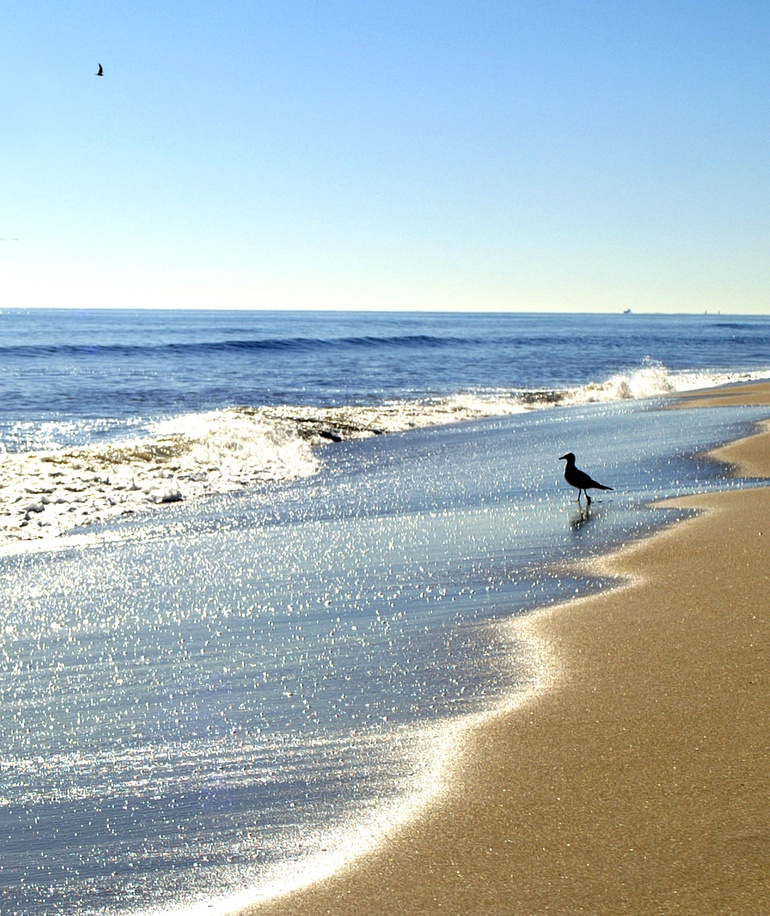
#> input picture week6/sunandsea.jpg, 770 x 916 px, shrunk from 1288 x 1532 before the run, found by its file name
$ python 3.py
#> lines starting #> are read from the running program, lines starting #| are printed output that depends on the picture
# -*- coding: utf-8 -*-
"""
## Section 3
"""

import numpy as np
import matplotlib.pyplot as plt
from skimage import io
from scipy.ndimage import gaussian_filter
from sklearn.decomposition import PCA
from sklearn.feature_extraction.image import extract_patches_2d
from scipy.signal import convolve2d
import math
from sklearn.cluster import KMeans

"""### 3.1"""

image_path = "/content/drive/Othercomputers/Laptop/Documents/KU/SIP/Week 6/Assignment/sunandsea.jpg"
gray_image = io.imread(image_path, as_gray=True)
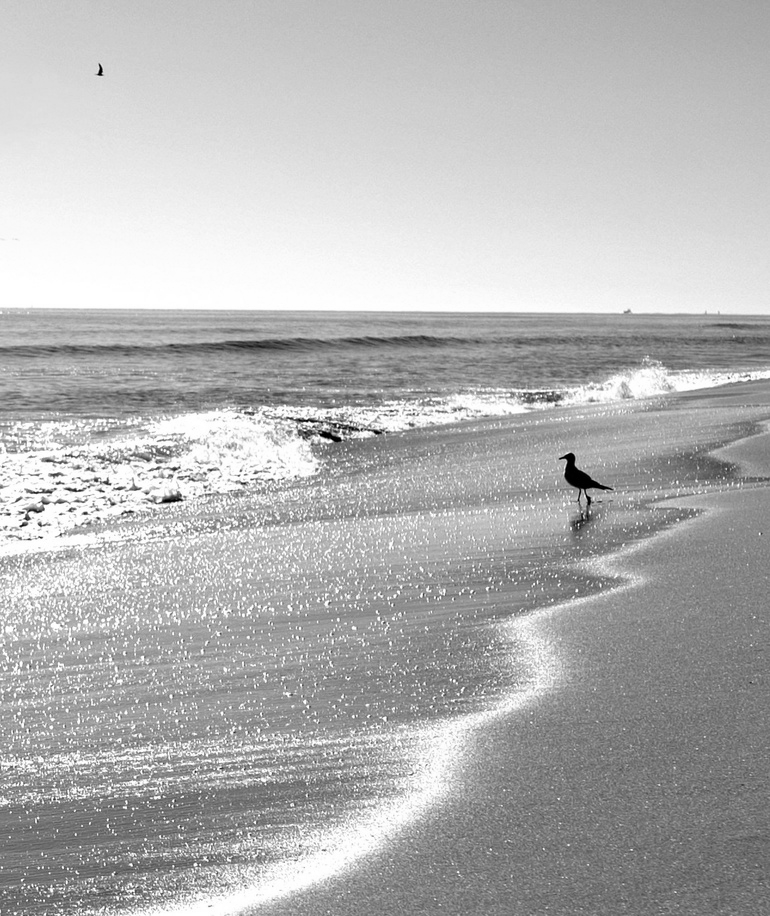
#> gray_image: shape (916, 770) float64; min 0, max 1, mean 0.707

sigma = 5

filter_orders = {
    "G_x": ((1, 0), 0.5),
    "G_y": ((0, 1), 0.5),
    "G_xx": ((2, 0), 1),
    "G_yy": ((0, 2), 1),
    "G_xy": ((1, 1), 1),
    "G_xxx": ((3, 0), 1.5),
    "G_xxy": ((2, 1), 1.5),
    "G_xyy": ((1, 2), 1.5),
    "G_yyy": ((0, 3), 1.5),
}

filter_responses = {name: (sigma ** gamma) * gaussian_filter(gray_image, sigma=sigma, order=order)
                    for name, (order, gamma) in filter_orders.items()}
#> filter_responses = 9 items

def plot_filter_responses(image, filter_responses, sigma):
#> called with sigma = 5
    filter_names = list(filter_responses.keys())
#> filter_names = ['G_x', 'G_y', 'G_xx', 'G_yy', 'G_xy', 'G_xxx', 'G_xxy', 'G_xyy', 'G_yyy']
    num_filters = len(filter_names)
#> num_filters = 9

    num_cols = (num_filters + 1) // 2
#> num_cols = 5
    fig, axes = plt.subplots(2, num_cols, figsize=(16, 10))

    axes = axes.flatten()

    axes[0].imshow(image, cmap="gray")
    axes[0].set_title(f"Original Image (Sigma={sigma})")
    axes[0].axis("off")

    for i, (filter_name, response) in enumerate(filter_responses.items()):
        axes[i + 1].imshow(response, cmap="gray")
        axes[i + 1].set_title(f"{filter_name}, Sigma={sigma}")
        axes[i + 1].axis("off")
#> this loop made 9 passes

    for j in range(i + 2, len(axes)):
        axes[j].axis("off")
#> this loop made 0 passes

    plt.suptitle("Scale-Normalized N-Jet Filter Bank Responses (Sigma=5)", fontsize=16)
    plt.tight_layout()
    plt.savefig("3.1.png")
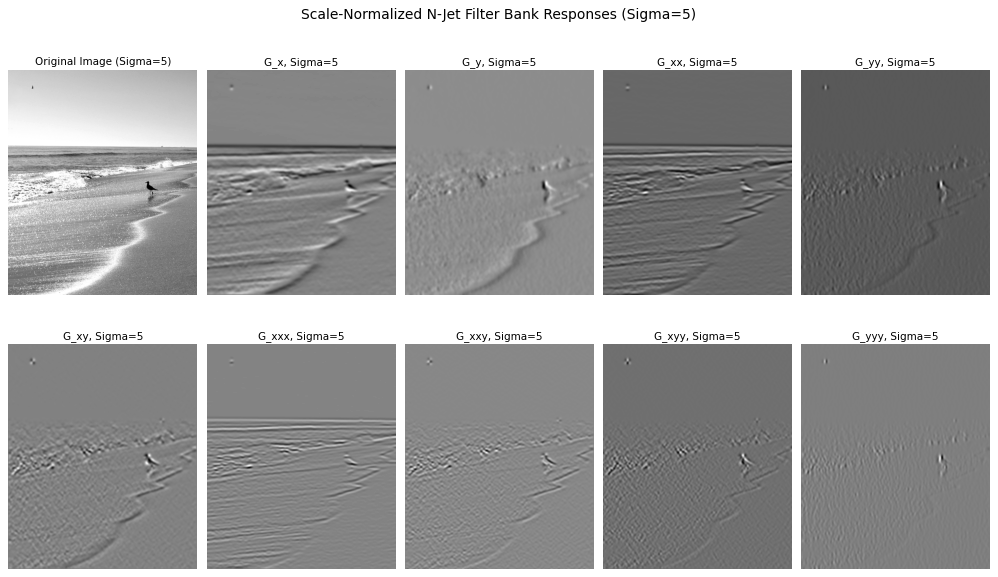
#> figure drawn by matplotlib, 10 panels
    plt.show()

plot_filter_responses(gray_image, filter_responses, sigma)

"""### 3.2"""

image_path = "/content/drive/Othercomputers/Laptop/Documents/KU/SIP/Week 6/Assignment/sunandsea.jpg"
gray_image = io.imread(image_path, as_gray=True)

patch_size = (18, 18)
num_patches = 10000
patches = extract_patches_2d(gray_image, patch_size, max_patches=num_patches)
patches = patches.reshape(num_patches, -1)

num_components = 9
pca = PCA(n_components=num_components)
pca.fit(patches)
filters = pca.components_.reshape(num_components, *patch_size)

filtered_responses = [convolve2d(gray_image, f, mode="same") for f in filters]
#> filtered_responses = 9 items

def plot_learned_filters(filters):
    num_filters = len(filters)
    rows = math.ceil(num_filters / 4)
    cols = min(num_filters, 4)

    fig, axes = plt.subplots(rows, cols, figsize=(12, rows * 3))
    axes = axes.flatten()

    for i in range(len(axes)):
        if i < num_filters:
            axes[i].imshow(filters[i], cmap="gray")
            axes[i].set_title(f"Filter {i+1}")
            axes[i].axis("off")
        else:
            axes[i].axis("off")

    plt.suptitle("Learned Filters (PCA)", fontsize=16)
    plt.savefig("3.2-filters.png")
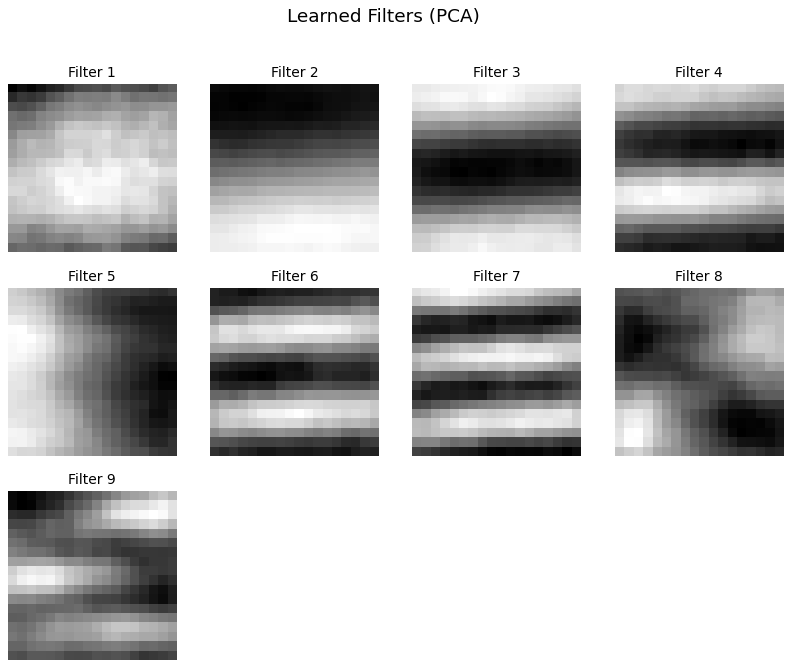
#> figure drawn by matplotlib, 9 panels
    plt.show()

def plot_filter_responses(filtered_responses, original_image):
    num_responses = len(filtered_responses)
#> num_responses = 9
    total_plots = num_responses + 1
#> total_plots = 10

    rows, cols = 2, 5

    fig, axes = plt.subplots(rows, cols, figsize=(16, 10))
    axes = axes.flatten()

    axes[0].imshow(original_image, cmap="gray")
    axes[0].set_title("Original Image")
    axes[0].axis("off")

    for i in range(1, len(axes)):
        if i <= num_responses:
            axes[i].imshow(filtered_responses[i - 1], cmap="gray")
            axes[i].set_title(f"Response {i}")
            axes[i].axis("off")
        else:
            axes[i].axis("off")

    plt.suptitle("Image Responses to Learned Filters", fontsize=16)
    plt.tight_layout()
    plt.savefig("3.2-responses.png")
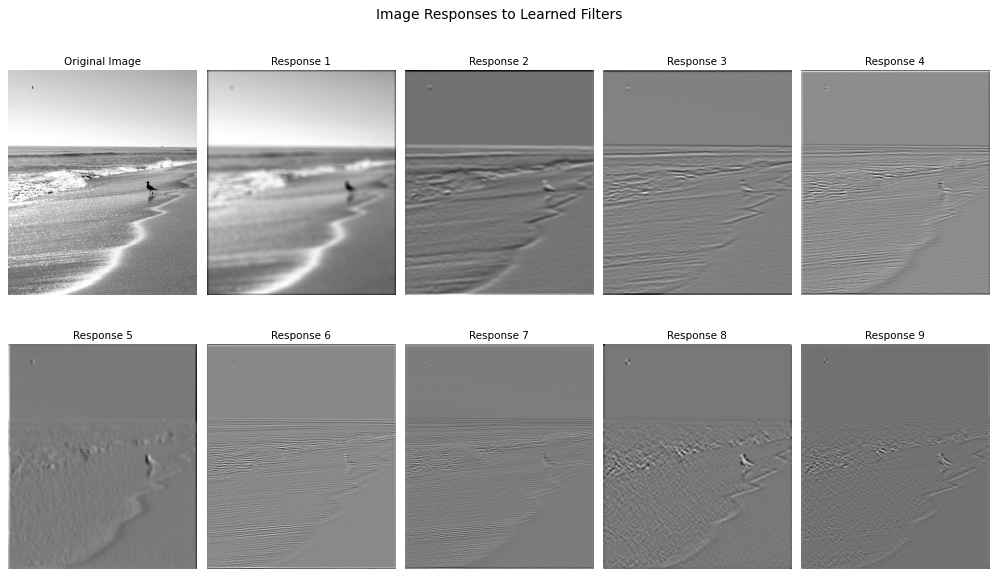
#> figure drawn by matplotlib, 10 panels
    plt.show()

plot_learned_filters(filters)
plot_filter_responses(filtered_responses, gray_image)

"""### 3.3"""

features_njet = np.stack([response.flatten() for response in filter_responses.values()], axis=1)
pca_njet = PCA(n_components=3)
features_njet_pca = pca_njet.fit_transform(features_njet)

features_pca = np.stack([filtered_responses[i].flatten() for i in range(3)], axis=1)

kmeans_njet = KMeans(n_clusters=3, random_state=42).fit(features_njet_pca)
kmeans_pca = KMeans(n_clusters=3, random_state=42).fit(features_pca)

seg_njet = kmeans_njet.labels_.reshape(gray_image.shape)
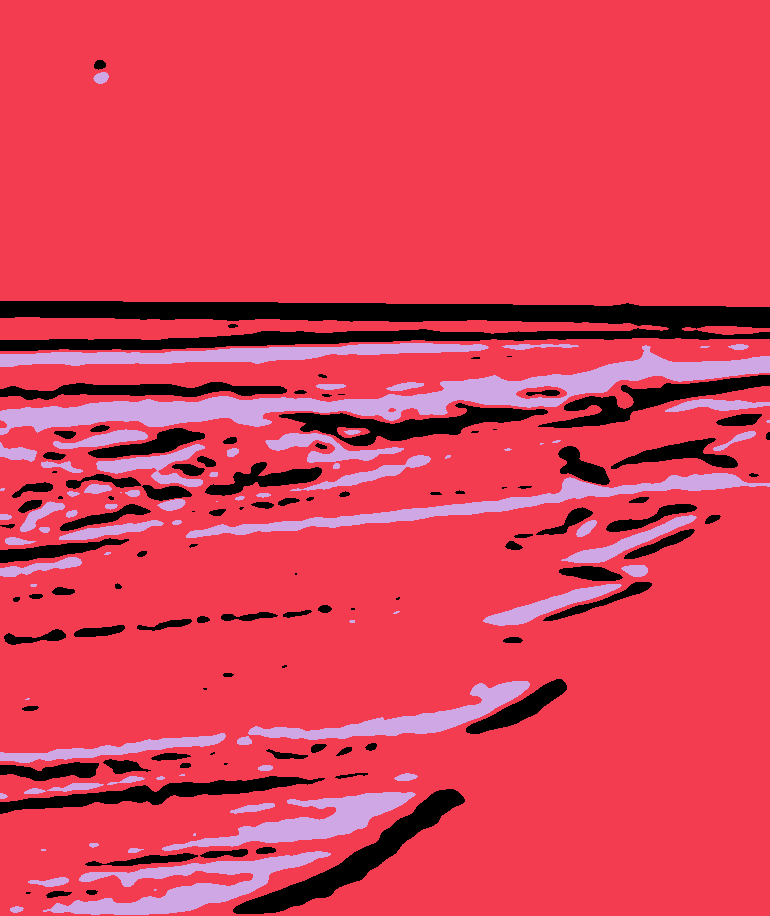
#> seg_njet: shape (916, 770) int32; 3 distinct labels, from 0 to 2; one colour per label, 0 black
seg_pca = kmeans_pca.labels_.reshape(gray_image.shape)
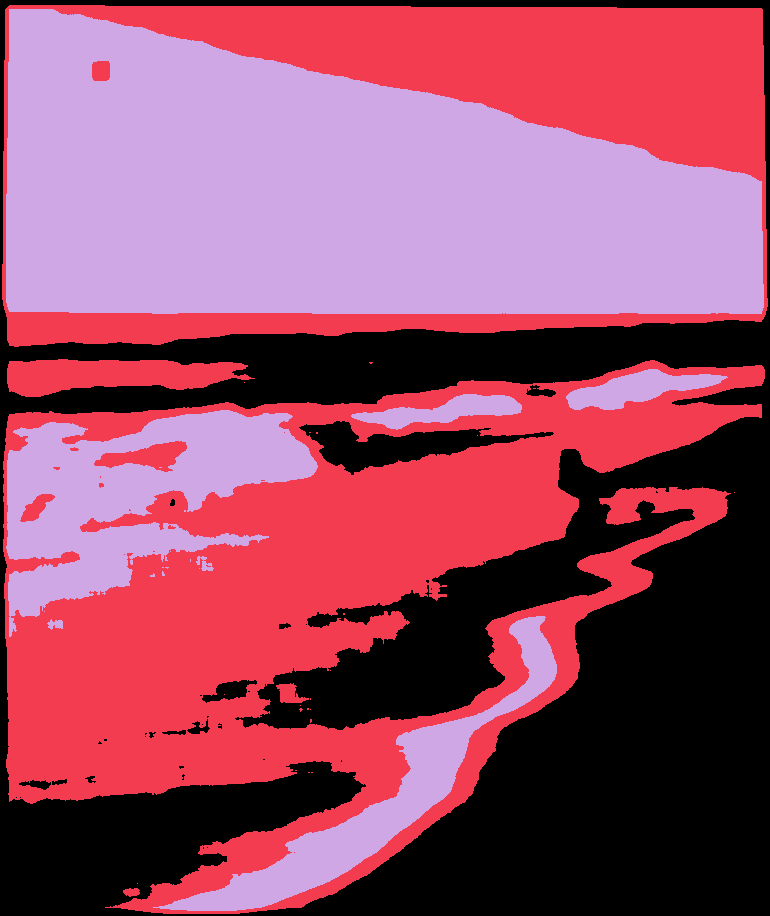
#> seg_pca: shape (916, 770) int32; 3 distinct labels, from 0 to 2; one colour per label, 0 black

fig, ax = plt.subplots(1, 3, figsize=(16, 10))
ax[0].imshow(gray_image, cmap="gray")
ax[0].set_title("Original Image")
ax[0].axis("off")

ax[1].imshow(seg_njet, cmap="viridis")
ax[1].set_title("N-Jet + PCA")
ax[1].axis("off")

ax[2].imshow(seg_pca, cmap="viridis")
ax[2].set_title("PCA-Based Features")
ax[2].axis("off")

plt.suptitle("K-Means Segmentation Using Different Feature Representations", fontsize=16)
plt.tight_layout()
plt.savefig("3.3-segmentation.png")
plt.show()

$ run again, with week6/toycars2.png saved as week6/sunandsea.jpg
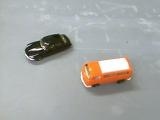
#> input picture week6/toycars2.png, 160 x 120 px, found by its file name
#> filter_responses = 9 items
#> filter_names = ['G_x', 'G_y', 'G_xx', 'G_yy', 'G_xy', 'G_xxx', 'G_xxy', 'G_xyy', 'G_yyy']
#> num_filters = 9
#> num_cols = 5
#> the loop in plot_filter_responses, `for i, (filter_name, response) in enumerate(filter_responses.items()):` made 9 passes
#> filtered_responses = 9 items
#> num_responses = 9
#> total_plots = 10
#> `seg_njet = kmeans_njet.labels_.reshape(gray_image.shape)`:
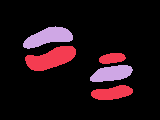
#> seg_njet: shape (120, 160) int32; 3 distinct labels, from 0 to 2; one colour per label, 0 black
#> `seg_pca = kmeans_pca.labels_.reshape(gray_image.shape)`:
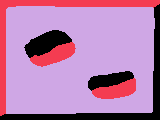
#> seg_pca: shape (120, 160) int32; 3 distinct labels, from 0 to 2; one colour per label, 0 black
